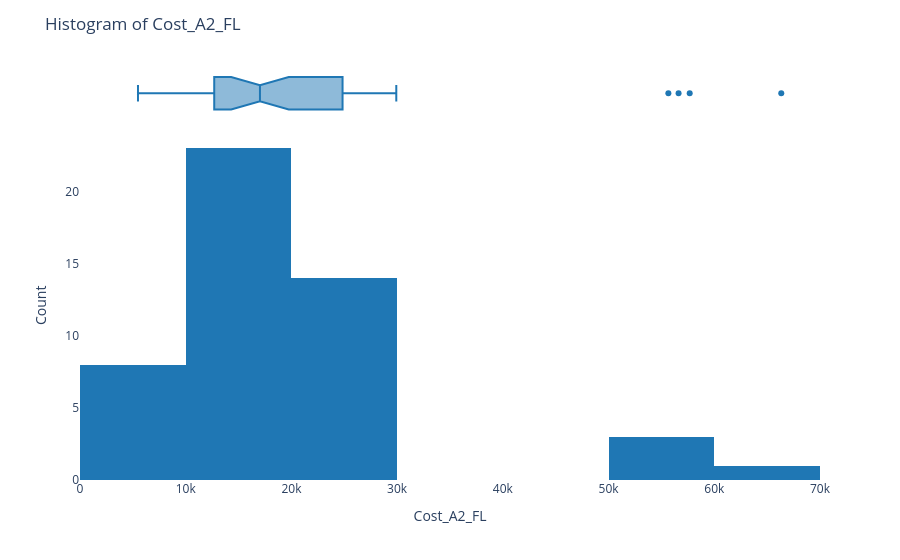
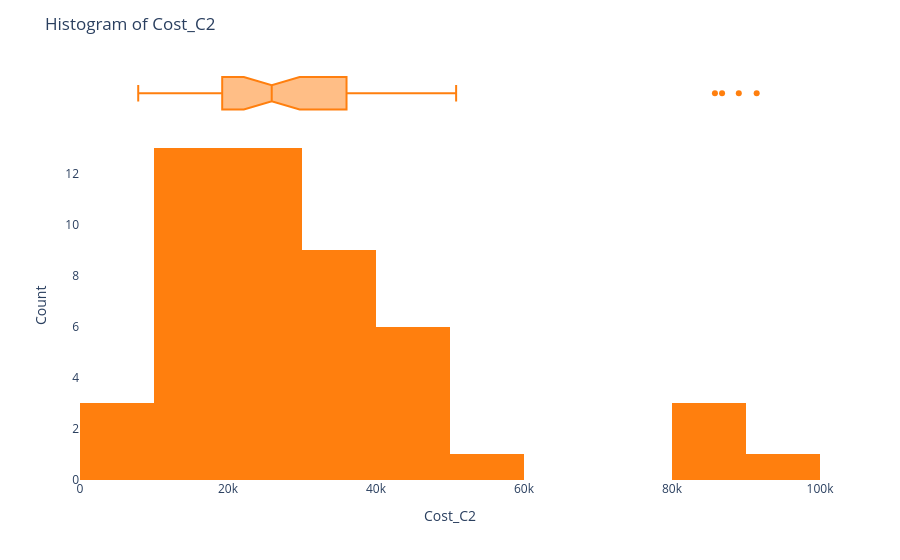
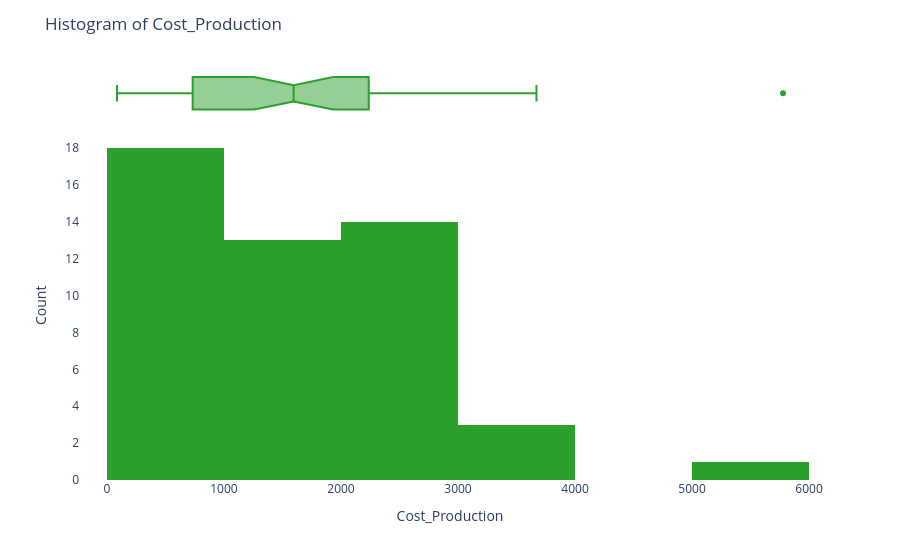
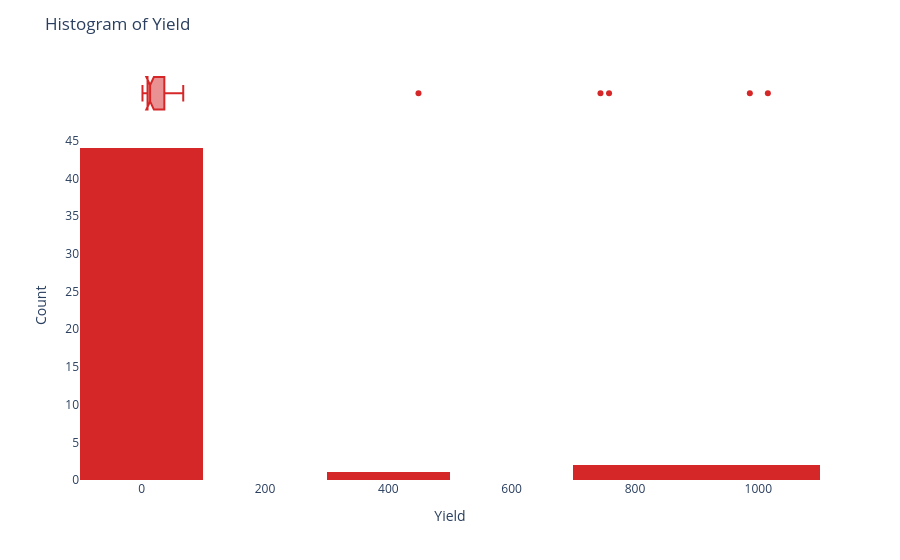

Notebook code for these charts, in order:
### Markdown cell above
# <div style="color:white;display:inline-block;border-radius:5px;background-color:#9DCDD1;font-family:Nexa;overflow:hidden"><p style="padding:20px;color:white;overflow:hidden;font-size:100%;letter-spacing:0.5px;margin:0"><b> |</b> Histograms</p></div>

### Code cell
import plotly.express as px

# Color palette for the histograms
colors = ['#1f77b4', '#ff7f0e', '#2ca02c', '#d62728', '#9467bd']

# EDA - Histogram
column_names = ['Cost_A2_FL', 'Cost_C2', 'Cost_Production', 'Yield']

for i, column in enumerate(column_names):
    fig = px.histogram(data1, x=column, nbins=10, marginal='box',
                       labels={column: column})
    fig.update_layout(title=f'Histogram of {column}', xaxis_title=column, yaxis_title='Count',
                      plot_bgcolor='rgba(0,0,0,0)', paper_bgcolor='rgba(0,0,0,0)',
                      font=dict(size=12))
    fig.update_traces(marker_color=colors[i % len(colors)])
    fig.show()

### Figure 1 — Plotly figure (JSON) as saved in the notebook; plotly's stock layout.template omitted (floating-point values rounded to 4 significant figures)
{"data": [{"alignmentgroup": "True", "bingroup": "x", "hovertemplate": "Cost_A2_FL=%{x}<br>count=%{y}<extra></extra>", "legendgroup": "", "marker": {"color": "#1f77b4", "pattern": {"shape": ""}}, "name": "", "nbinsx": 10, "offsetgroup": "", "orientation": "v", "showlegend": false, "type": "histogram", "x": [9794.0, 10590.0, 13470.0, 17050.0, 17130.0, 23710.0, 29050.0, 29140.0, 29620.0, 29920.0, 8553.0, 9804.0, 12830.0, 12990.0, 14420.0, 13650.0, 21230.0, 22510.0, 22950.0, 26080.0, 13510.0, 13790.0, 14420.0, 15640.0, 25690.0, 5484.0, 6204.0, 6441.0, 6684.0, 10780.0, 17022, 17480.0, 24730.0, 25150.0, 29660.0, 8686.0, 11390.0, 12770.0, 13740.0, 14720.0, 24540.0, 55660.0, 56620.0, 57670.0, 66340.0, 12460.0, 17950.0, 18980.0, 19120.0], "xaxis": "x", "yaxis": "y"}, {"alignmentgroup": "True", "hovertemplate": "Cost_A2_FL=%{x}<extra></extra>", "legendgroup": "", "marker": {"color": "#1f77b4"}, "name": "", "notched": true, "offsetgroup": "", "showlegend": false, "type": "box", "x": [9794.0, 10590.0, 13470.0, 17050.0, 17130.0, 23710.0, 29050.0, 29140.0, 29620.0, 29920.0, 8553.0, 9804.0, 12830.0, 12990.0, 14420.0, 13650.0, 21230.0, 22510.0, 22950.0, 26080.0, 13510.0, 13790.0, 14420.0, 15640.0, 25690.0, 5484.0, 6204.0, 6441.0, 6684.0, 10780.0, 17022, 17480.0, 24730.0, 25150.0, 29660.0, 8686.0, 11390.0, 12770.0, 13740.0, 14720.0, 24540.0, 55660.0, 56620.0, 57670.0, 66340.0, 12460.0, 17950.0, 18980.0, 19120.0], "xaxis": "x2", "yaxis": "y2"}], "layout": {"barmode": "relative", "font": {"size": 12}, "legend": {"tracegroupgap": 0}, "margin": {"t": 60}, "paper_bgcolor": "rgba(0,0,0,0)", "plot_bgcolor": "rgba(0,0,0,0)", "title": {"text": "Histogram of Cost_A2_FL"}, "xaxis": {"anchor": "y", "domain": [0, 1], "title": {"text": "Cost_A2_FL"}}, "xaxis2": {"anchor": "y2", "domain": [0, 1], "matches": "x", "showgrid": true, "showticklabels": false}, "yaxis": {"anchor": "x", "domain": [0, 0.8316], "title": {"text": "Count"}}, "yaxis2": {"anchor": "x2", "domain": [0.8416, 1], "matches": "y2", "showgrid": false, "showline": false, "showticklabels": false, "ticks": ""}}}

### Figure 2 — Plotly figure (JSON) as saved in the notebook; plotly's stock layout.template omitted (floating-point values rounded to 4 significant figures)
{"data": [{"alignmentgroup": "True", "bingroup": "x", "hovertemplate": "Cost_C2=%{x}<br>count=%{y}<extra></extra>", "legendgroup": "", "marker": {"color": "#ff7f0e", "pattern": {"shape": ""}}, "name": "", "nbinsx": 10, "offsetgroup": "", "orientation": "v", "showlegend": false, "type": "histogram", "x": [23080.0, 16530.0, 19550.0, 24170.0, 25270.0, 33120.0, 50830.0, 44760.0, 42070.0, 44020.0, 12610.0, 16870.0, 21620.0, 18680.0, 26760.0, 17310.0, 30430.0, 30390.0, 30110.0, 32680.0, 19860.0, 20670.0, 19810.0, 21050.0, 37800.0, 8267.0, 9166.0, 7869.0, 13210.0, 15370.0, 28140.0, 25910.0, 33050.0, 45290.0, 46450.0, 17710.0, 19260.0, 22560.0, 19080.0, 27510.0, 45240.0, 86770.0, 91440.0, 85800.0, 89030.0, 22490.0, 35420.0, 31900.0, 29880.0], "xaxis": "x", "yaxis": "y"}, {"alignmentgroup": "True", "hovertemplate": "Cost_C2=%{x}<extra></extra>", "legendgroup": "", "marker": {"color": "#ff7f0e"}, "name": "", "notched": true, "offsetgroup": "", "showlegend": false, "type": "box", "x": [23080.0, 16530.0, 19550.0, 24170.0, 25270.0, 33120.0, 50830.0, 44760.0, 42070.0, 44020.0, 12610.0, 16870.0, 21620.0, 18680.0, 26760.0, 17310.0, 30430.0, 30390.0, 30110.0, 32680.0, 19860.0, 20670.0, 19810.0, 21050.0, 37800.0, 8267.0, 9166.0, 7869.0, 13210.0, 15370.0, 28140.0, 25910.0, 33050.0, 45290.0, 46450.0, 17710.0, 19260.0, 22560.0, 19080.0, 27510.0, 45240.0, 86770.0, 91440.0, 85800.0, 89030.0, 22490.0, 35420.0, 31900.0, 29880.0], "xaxis": "x2", "yaxis": "y2"}], "layout": {"barmode": "relative", "font": {"size": 12}, "legend": {"tracegroupgap": 0}, "margin": {"t": 60}, "paper_bgcolor": "rgba(0,0,0,0)", "plot_bgcolor": "rgba(0,0,0,0)", "title": {"text": "Histogram of Cost_C2"}, "xaxis": {"anchor": "y", "domain": [0, 1], "title": {"text": "Cost_C2"}}, "xaxis2": {"anchor": "y2", "domain": [0, 1], "matches": "x", "showgrid": true, "showticklabels": false}, "yaxis": {"anchor": "x", "domain": [0, 0.8316], "title": {"text": "Count"}}, "yaxis2": {"anchor": "x2", "domain": [0.8416, 1], "matches": "y2", "showgrid": false, "showline": false, "showticklabels": false, "ticks": ""}}}

### Figure 3 — Plotly figure (JSON) as saved in the notebook; plotly's stock layout.template omitted (floating-point values rounded to 4 significant figures)
{"data": [{"alignmentgroup": "True", "bingroup": "x", "hovertemplate": "Cost_Production=%{x}<br>count=%{y}<extra></extra>", "legendgroup": "", "marker": {"color": "#2ca02c", "pattern": {"shape": ""}}, "name": "", "nbinsx": 10, "offsetgroup": "", "orientation": "v", "showlegend": false, "type": "histogram", "x": [1942.0, 2172.0, 1898.0, 3671.0, 2776.0, 2539.0, 2004.0, 2510.0, 2179.0, 2127.0, 1692.0, 1552.0, 1883.0, 2278.0, 1559.0, 3484.0, 2555.0, 2358, 1919.0, 3207.0, 404.4, 581.7, 658.8, 1387.0, 840.6, 2614.0, 2069.0, 5777.0, 2229.0, 2261.0, 732.6, 715.0, 731.2, 669.9, 789.9, 1280.0, 1341.0, 1596.0, 1610.0, 1251.0, 93.64, 86.53, 119.7, 107.6, 85.79, 810.2, 804.8, 769.8, 683.6], "xaxis": "x", "yaxis": "y"}, {"alignmentgroup": "True", "hovertemplate": "Cost_Production=%{x}<extra></extra>", "legendgroup": "", "marker": {"color": "#2ca02c"}, "name": "", "notched": true, "offsetgroup": "", "showlegend": false, "type": "box", "x": [1942.0, 2172.0, 1898.0, 3671.0, 2776.0, 2539.0, 2004.0, 2510.0, 2179.0, 2127.0, 1692.0, 1552.0, 1883.0, 2278.0, 1559.0, 3484.0, 2555.0, 2358, 1919.0, 3207.0, 404.4, 581.7, 658.8, 1387.0, 840.6, 2614.0, 2069.0, 5777.0, 2229.0, 2261.0, 732.6, 715.0, 731.2, 669.9, 789.9, 1280.0, 1341.0, 1596.0, 1610.0, 1251.0, 93.64, 86.53, 119.7, 107.6, 85.79, 810.2, 804.8, 769.8, 683.6], "xaxis": "x2", "yaxis": "y2"}], "layout": {"barmode": "relative", "font": {"size": 12}, "legend": {"tracegroupgap": 0}, "margin": {"t": 60}, "paper_bgcolor": "rgba(0,0,0,0)", "plot_bgcolor": "rgba(0,0,0,0)", "title": {"text": "Histogram of Cost_Production"}, "xaxis": {"anchor": "y", "domain": [0, 1], "title": {"text": "Cost_Production"}}, "xaxis2": {"anchor": "y2", "domain": [0, 1], "matches": "x", "showgrid": true, "showticklabels": false}, "yaxis": {"anchor": "x", "domain": [0, 0.8316], "title": {"text": "Count"}}, "yaxis2": {"anchor": "x2", "domain": [0.8416, 1], "matches": "y2", "showgrid": false, "showline": false, "showticklabels": false, "ticks": ""}}}

### Figure 4 — Plotly figure (JSON) as saved in the notebook; plotly's stock layout.template omitted (floating-point values rounded to 4 significant figures)
{"data": [{"alignmentgroup": "True", "bingroup": "x", "hovertemplate": "Yield=%{x}<br>count=%{y}<extra></extra>", "legendgroup": "", "marker": {"color": "#d62728", "pattern": {"shape": ""}}, "name": "", "nbinsx": 10, "offsetgroup": "", "orientation": "v", "showlegend": false, "type": "histogram", "x": [9.83, 7.47, 9.59, 6.42, 8.72, 12.69, 24.39, 17.83, 19.05, 19.9, 6.83, 10.29, 10.93, 8.05, 16.69, 4.71, 11.97, 11.98, 13.45, 9.33, 42.95, 31.1, 23.56, 13.7, 42.68, 3.01, 4.05, 1.32, 5.9, 6.7, 36.61, 32.42, 39.04, 67.41, 56, 12.94, 13.54, 13.57, 11.61, 19.94, 448.9, 986.2, 757.9, 744.0, 1015.0, 23.59, 39.83, 34.99, 37.19], "xaxis": "x", "yaxis": "y"}, {"alignmentgroup": "True", "hovertemplate": "Yield=%{x}<extra></extra>", "legendgroup": "", "marker": {"color": "#d62728"}, "name": "", "notched": true, "offsetgroup": "", "showlegend": false, "type": "box", "x": [9.83, 7.47, 9.59, 6.42, 8.72, 12.69, 24.39, 17.83, 19.05, 19.9, 6.83, 10.29, 10.93, 8.05, 16.69, 4.71, 11.97, 11.98, 13.45, 9.33, 42.95, 31.1, 23.56, 13.7, 42.68, 3.01, 4.05, 1.32, 5.9, 6.7, 36.61, 32.42, 39.04, 67.41, 56, 12.94, 13.54, 13.57, 11.61, 19.94, 448.9, 986.2, 757.9, 744.0, 1015.0, 23.59, 39.83, 34.99, 37.19], "xaxis": "x2", "yaxis": "y2"}], "layout": {"barmode": "relative", "font": {"size": 12}, "legend": {"tracegroupgap": 0}, "margin": {"t": 60}, "paper_bgcolor": "rgba(0,0,0,0)", "plot_bgcolor": "rgba(0,0,0,0)", "title": {"text": "Histogram of Yield"}, "xaxis": {"anchor": "y", "domain": [0, 1], "title": {"text": "Yield"}}, "xaxis2": {"anchor": "y2", "domain": [0, 1], "matches": "x", "showgrid": true, "showticklabels": false}, "yaxis": {"anchor": "x", "domain": [0, 0.8316], "title": {"text": "Count"}}, "yaxis2": {"anchor": "x2", "domain": [0.8416, 1], "matches": "y2", "showgrid": false, "showline": false, "showticklabels": false, "ticks": ""}}}
